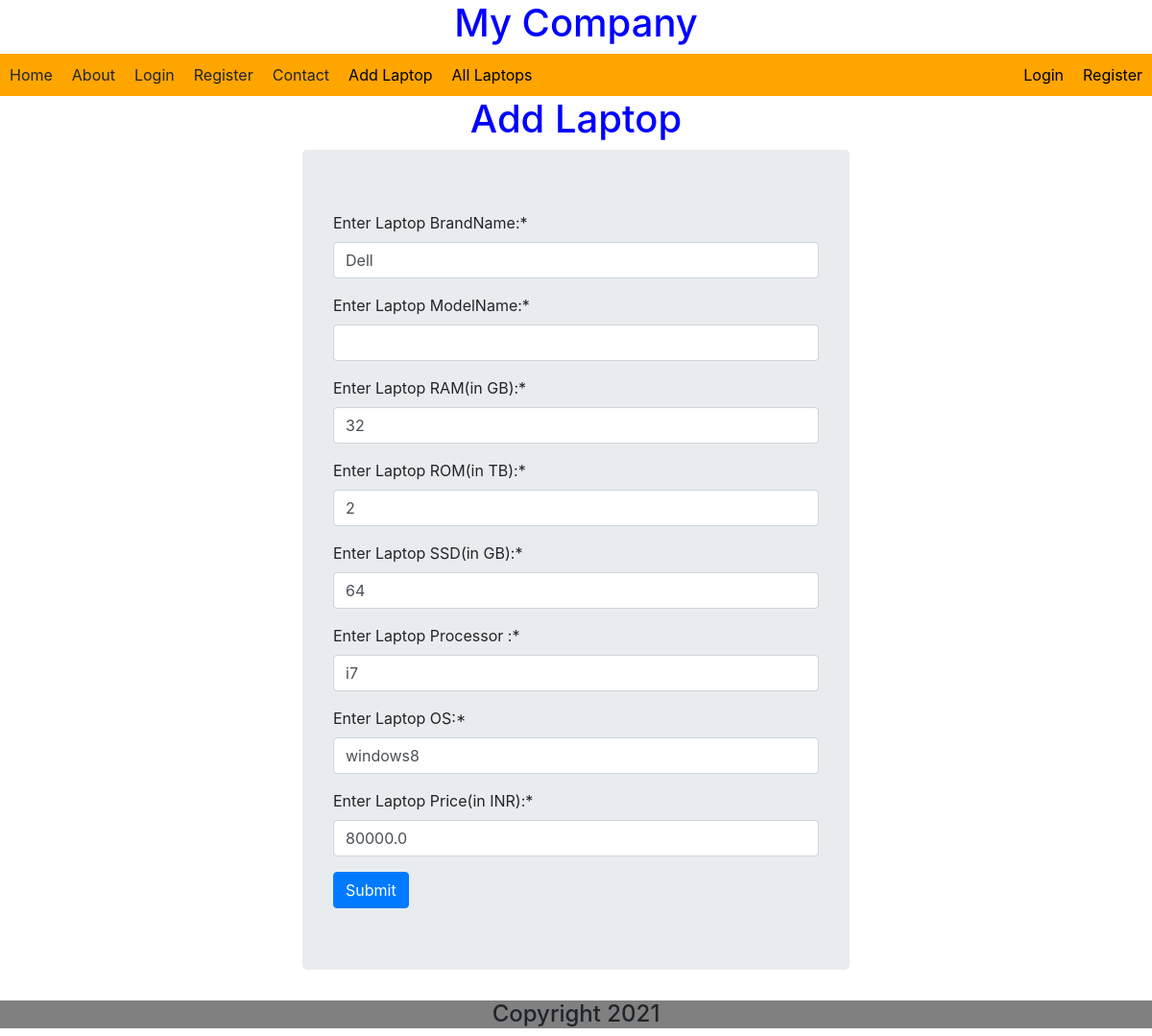
/lap/update/5/, run on the app's committed database.
### LapApp/models.py (models this page shows)
class Laptop(models.Model):
    brand_name = models.CharField(max_length=32)
    model_name = models.CharField(max_length=32)
    ram = models.IntegerField()
    rom = models.IntegerField()
    ssd = models.IntegerField()
    processor = models.CharField(max_length=30)
    os = models.CharField(max_length=32)
    price = models.FloatField(max_length=32)

### LapApp/views.py (the view)
# urls.py: path('update/<int:id>/',views.updateLaptopView,name='update'),
def updateLaptopView(request,id):
    lap = Laptop.objects.get(id=id)
    form = LaptopForm(instance=lap)
    if request.method == 'POST':
        form = LaptopForm(request.POST,instance=lap)
        if form. is_valid():
            form.save()
            return redirect('show')
    template_name = 'LapApp/addlaptop.html'
    context = {'form': form}
    return render(request, template_name, context)

### LapApp/forms.py (shortened to what this page needs)
class LaptopForm(forms.ModelForm):
    class Meta:
        model = Laptop
        fields = '__all__'
        labels={
            'brand_name':'Enter Laptop BrandName:',
            'model_name':'Enter Laptop ModelName:',
            'ram':'Enter Laptop RAM(in GB):',
            'rom':'Enter Laptop ROM(in TB):',
            'ssd':'Enter Laptop SSD(in GB):',
            'processor':'Enter Laptop Processor :',
            'os': 'Enter Laptop OS:',
            'price': 'Enter Laptop Price(in INR):'
        }
        widgets = {
            'brand_name': forms.TextInput(
                attrs={
                    'placeholder': 'e.g. Dell',
                }
            ),
            'model_name': forms.PasswordInput(),
        }

### templates/LapApp/addlaptop.html (shortened to what this page needs)
{% extends 'base.html' %}
{% load crispy_forms_tags %}
{% block content %}
    <div class="container" style="width: 50%;">
        <h1 style="text-align: center;">Add Laptop</h1>
        <form method="post" class="jumbotron">
            {{form|crispy}}
            <input type="submit" class="btn btn-primary">
        </form>
    </div>
{% endblock %}

### static/LapApp/style.css (style rules this page uses)
h1 { color: blue; }
body { background-color: lightgreen; }

### data on the page
Laptop: brand_name "Dell", ram "32", rom "2", ssd "64", processor "i7", os "windows8", price "80000.0"
